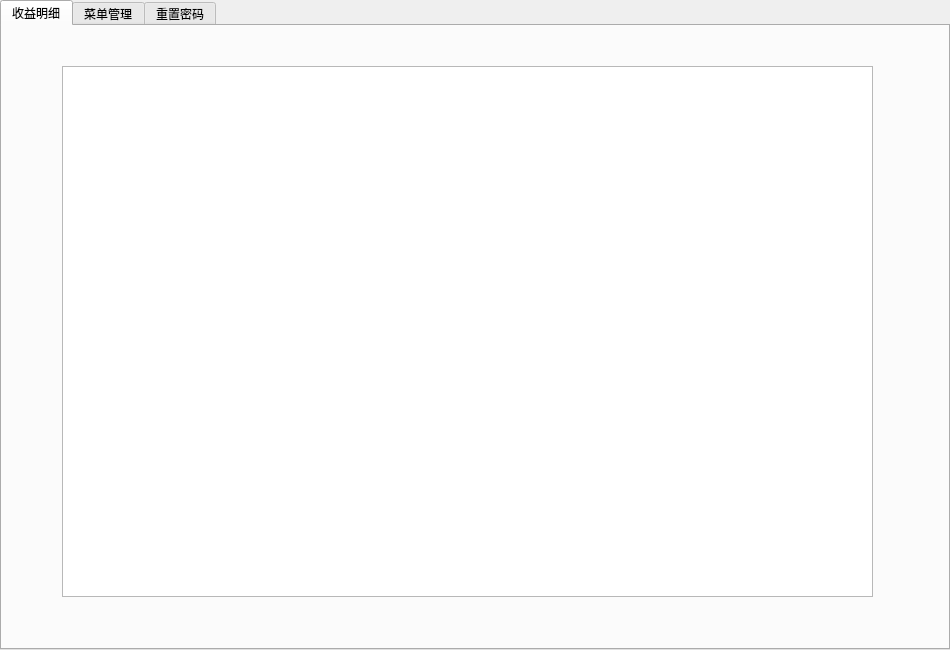
<?xml version="1.0" encoding="UTF-8"?>
<ui version="4.0">
 <class>ManagerInterfaceClass</class>
 <widget class="QWidget" name="ManagerInterfaceClass">
  <property name="geometry">
   <rect>
    <x>0</x>
    <y>0</y>
    <width>950</width>
    <height>650</height>
   </rect>
  </property>
  <property name="windowTitle">
   <string>ManagerInterface</string>
  </property>
  <widget class="QTabWidget" name="tabWidget">
   <property name="geometry">
    <rect>
     <x>0</x>
     <y>0</y>
     <width>950</width>
     <height>650</height>
    </rect>
   </property>
   <property name="styleSheet">
    <string notr="true">font: 700 12pt &quot;Microsoft New Tai Lue&quot;;</string>
   </property>
   <property name="tabShape">
    <enum>QTabWidget::TabShape::Rounded</enum>
   </property>
   <property name="currentIndex">
    <number>0</number>
   </property>
   <property name="movable">
    <bool>false</bool>
   </property>
   <widget class="QWidget" name="orderManager">
    <attribute name="title">
     <string>收益明细</string>
    </attribute>
    <widget class="QPlainTextEdit" name="displayOrder">
     <property name="geometry">
      <rect>
       <x>60</x>
       <y>40</y>
       <width>811</width>
       <height>531</height>
      </rect>
     </property>
    </widget>
   </widget>
   <widget class="QWidget" name="menuManager">
    <attribute name="title">
     <string>菜单管理</string>
    </attribute>
    <widget class="QGroupBox" name="g_allMenu">
     <property name="geometry">
      <rect>
       <x>0</x>
       <y>20</y>
       <width>501</width>
       <height>581</height>
      </rect>
     </property>
     <property name="title">
      <string>菜品列表</string>
     </property>
     <property name="alignment">
      <set>Qt::AlignmentFlag::AlignCenter</set>
     </property>
     <property name="flat">
      <bool>true</bool>
     </property>
     <widget class="QTableWidget" name="menuTable">
      <property name="geometry">
       <rect>
        <x>10</x>
        <y>70</y>
        <width>471</width>
        <height>501</height>
       </rect>
      </property>
      <property name="selectionMode">
       <enum>QAbstractItemView::SelectionMode::ExtendedSelection</enum>
      </property>
      <column>
       <property name="text">
        <string>菜名</string>
       </property>
      </column>
      <column>
       <property name="text">
        <string>类型</string>
       </property>
      </column>
      <column>
       <property name="text">
        <string>单价(元)</string>
       </property>
      </column>
      <column>
       <property name="text">
        <string>折扣(%)</string>
       </property>
      </column>
      <column>
       <property name="text">
        <string>图片路径</string>
       </property>
      </column>
     </widget>
     <widget class="QPushButton" name="deleteBut">
      <property name="geometry">
       <rect>
        <x>120</x>
        <y>40</y>
        <width>80</width>
        <height>24</height>
       </rect>
      </property>
      <property name="text">
       <string>删除</string>
      </property>
     </widget>
     <widget class="QPushButton" name="select">
      <property name="geometry">
       <rect>
        <x>10</x>
        <y>40</y>
        <width>80</width>
        <height>24</height>
       </rect>
      </property>
      <property name="text">
       <string>选择</string>
      </property>
     </widget>
     <widget class="QPushButton" name="save">
      <property name="geometry">
       <rect>
        <x>400</x>
        <y>40</y>
        <width>80</width>
        <height>24</height>
       </rect>
      </property>
      <property name="text">
       <string>保存</string>
      </property>
     </widget>
    </widget>
    <widget class="QGroupBox" name="g_addMenu">
     <property name="geometry">
      <rect>
       <x>520</x>
       <y>20</y>
       <width>401</width>
       <height>571</height>
      </rect>
     </property>
     <property name="title">
      <string>添加菜单</string>
     </property>
     <property name="alignment">
      <set>Qt::AlignmentFlag::AlignCenter</set>
     </property>
     <property name="flat">
      <bool>true</bool>
     </property>
     <widget class="QLabel" name="label_4">
      <property name="geometry">
       <rect>
        <x>41</x>
        <y>237</y>
        <width>59</width>
        <height>21</height>
       </rect>
      </property>
      <property name="text">
       <string>折扣(%)</string>
      </property>
     </widget>
     <widget class="QLineEdit" name="discount">
      <property name="geometry">
       <rect>
        <x>122</x>
        <y>230</y>
        <width>221</width>
        <height>29</height>
       </rect>
      </property>
      <property name="text">
       <string/>
      </property>
     </widget>
     <widget class="QLabel" name="label_10">
      <property name="geometry">
       <rect>
        <x>30</x>
        <y>370</y>
        <width>54</width>
        <height>31</height>
       </rect>
      </property>
      <property name="text">
       <string>图像</string>
      </property>
     </widget>
     <widget class="QLabel" name="image">
      <property name="geometry">
       <rect>
        <x>100</x>
        <y>300</y>
        <width>241</width>
        <height>151</height>
       </rect>
      </property>
      <property name="text">
       <string>NULL</string>
      </property>
     </widget>
     <widget class="QPushButton" name="clear">
      <property name="geometry">
       <rect>
        <x>50</x>
        <y>520</y>
        <width>80</width>
        <height>24</height>
       </rect>
      </property>
      <property name="text">
       <string>清空</string>
      </property>
     </widget>
     <widget class="QPushButton" name="commit">
      <property name="geometry">
       <rect>
        <x>270</x>
        <y>520</y>
        <width>80</width>
        <height>24</height>
       </rect>
      </property>
      <property name="text">
       <string>确认</string>
      </property>
     </widget>
     <widget class="QComboBox" name="type">
      <property name="geometry">
       <rect>
        <x>109</x>
        <y>119</y>
        <width>221</width>
        <height>24</height>
       </rect>
      </property>
      <item>
       <property name="text">
        <string>小吃</string>
       </property>
      </item>
      <item>
       <property name="text">
        <string>酒水</string>
       </property>
      </item>
      <item>
       <property name="text">
        <string>素菜</string>
       </property>
      </item>
      <item>
       <property name="text">
        <string>荤菜</string>
       </property>
      </item>
      <item>
       <property name="text">
        <string>海鲜</string>
       </property>
      </item>
      <item>
       <property name="text">
        <string>其他</string>
       </property>
      </item>
     </widget>
     <widget class="QLabel" name="label_2">
      <property name="geometry">
       <rect>
        <x>40</x>
        <y>119</y>
        <width>51</width>
        <height>21</height>
       </rect>
      </property>
      <property name="text">
       <string>&lt;html&gt;&lt;head/&gt;&lt;body&gt;&lt;p&gt;&lt;span style=&quot; font-size:14pt;&quot;&gt;类型&lt;/span&gt;&lt;/p&gt;&lt;/body&gt;&lt;/html&gt;</string>
      </property>
     </widget>
     <widget class="QWidget" name="layoutWidget">
      <property name="geometry">
       <rect>
        <x>40</x>
        <y>178</y>
        <width>311</width>
        <height>31</height>
       </rect>
      </property>
      <layout class="QHBoxLayout" name="horizontalLayout_2">
       <item>
        <widget class="QLabel" name="label_3">
         <property name="text">
          <string>单价(元)</string>
         </property>
        </widget>
       </item>
       <item>
        <spacer name="horizontalSpacer_2">
         <property name="orientation">
          <enum>Qt::Orientation::Horizontal</enum>
         </property>
         <property name="sizeType">
          <enum>QSizePolicy::Policy::Preferred</enum>
         </property>
         <property name="sizeHint" stdset="0">
          <size>
           <width>10</width>
           <height>20</height>
          </size>
         </property>
        </spacer>
       </item>
       <item>
        <widget class="QLineEdit" name="price"/>
       </item>
       <item>
        <spacer name="horizontalSpacer_8">
         <property name="orientation">
          <enum>Qt::Orientation::Horizontal</enum>
         </property>
         <property name="sizeType">
          <enum>QSizePolicy::Policy::Preferred</enum>
         </property>
         <property name="sizeHint" stdset="0">
          <size>
           <width>10</width>
           <height>20</height>
          </size>
         </property>
        </spacer>
       </item>
      </layout>
     </widget>
     <widget class="QWidget" name="layoutWidget">
      <property name="geometry">
       <rect>
        <x>40</x>
        <y>60</y>
        <width>291</width>
        <height>31</height>
       </rect>
      </property>
      <layout class="QHBoxLayout" name="horizontalLayout_4">
       <item>
        <widget class="QLabel" name="label">
         <property name="text">
          <string>&lt;html&gt;&lt;head/&gt;&lt;body&gt;&lt;p&gt;&lt;span style=&quot; font-size:14pt;&quot;&gt;菜名&lt;/span&gt;&lt;/p&gt;&lt;/body&gt;&lt;/html&gt;</string>
         </property>
        </widget>
       </item>
       <item>
        <spacer name="horizontalSpacer_5">
         <property name="orientation">
          <enum>Qt::Orientation::Horizontal</enum>
         </property>
         <property name="sizeType">
          <enum>QSizePolicy::Policy::Maximum</enum>
         </property>
         <property name="sizeHint" stdset="0">
          <size>
           <width>20</width>
           <height>20</height>
          </size>
         </property>
        </spacer>
       </item>
       <item>
        <widget class="QLineEdit" name="menuName"/>
       </item>
      </layout>
     </widget>
     <widget class="QPushButton" name="openfile">
      <property name="geometry">
       <rect>
        <x>270</x>
        <y>480</y>
        <width>80</width>
        <height>24</height>
       </rect>
      </property>
      <property name="text">
       <string>打开文件</string>
      </property>
     </widget>
    </widget>
   </widget>
   <widget class="QWidget" name="ResetPasswords">
    <attribute name="title">
     <string>重置密码</string>
    </attribute>
    <widget class="QGroupBox" name="groupBox">
     <property name="geometry">
      <rect>
       <x>190</x>
       <y>80</y>
       <width>571</width>
       <height>411</height>
      </rect>
     </property>
     <property name="title">
      <string/>
     </property>
     <property name="flat">
      <bool>true</bool>
     </property>
     <widget class="QLineEdit" name="UserName">
      <property name="geometry">
       <rect>
        <x>220</x>
        <y>130</y>
        <width>151</width>
        <height>23</height>
       </rect>
      </property>
     </widget>
     <widget class="QPushButton" name="Back">
      <property name="geometry">
       <rect>
        <x>320</x>
        <y>263</y>
        <width>80</width>
        <height>31</height>
       </rect>
      </property>
      <property name="text">
       <string>清空</string>
      </property>
     </widget>
     <widget class="QLabel" name="label_5">
      <property name="geometry">
       <rect>
        <x>150</x>
        <y>130</y>
        <width>60</width>
        <height>21</height>
       </rect>
      </property>
      <property name="text">
       <string>&lt;html&gt;&lt;head/&gt;&lt;body&gt;&lt;p align=&quot;center&quot;&gt;&lt;span style=&quot; font-size:12pt;&quot;&gt;用户名&lt;/span&gt;&lt;/p&gt;&lt;/body&gt;&lt;/html&gt;</string>
      </property>
     </widget>
     <widget class="QLabel" name="label_6">
      <property name="geometry">
       <rect>
        <x>150</x>
        <y>170</y>
        <width>60</width>
        <height>21</height>
       </rect>
      </property>
      <property name="text">
       <string>&lt;html&gt;&lt;head/&gt;&lt;body&gt;&lt;p align=&quot;center&quot;&gt;&lt;span style=&quot; font-size:12pt;&quot;&gt;密码&lt;/span&gt;&lt;/p&gt;&lt;/body&gt;&lt;/html&gt;</string>
      </property>
     </widget>
     <widget class="QPushButton" name="YES">
      <property name="geometry">
       <rect>
        <x>170</x>
        <y>263</y>
        <width>80</width>
        <height>31</height>
       </rect>
      </property>
      <property name="text">
       <string>确定</string>
      </property>
     </widget>
     <widget class="QLabel" name="label_8">
      <property name="geometry">
       <rect>
        <x>220</x>
        <y>70</y>
        <width>121</width>
        <height>41</height>
       </rect>
      </property>
      <property name="text">
       <string>&lt;html&gt;&lt;head/&gt;&lt;body&gt;&lt;p align=&quot;center&quot;&gt;&lt;span style=&quot; font-size:20pt;&quot;&gt;重置界面&lt;/span&gt;&lt;/p&gt;&lt;/body&gt;&lt;/html&gt;</string>
      </property>
     </widget>
     <widget class="QLineEdit" name="Password">
      <property name="geometry">
       <rect>
        <x>220</x>
        <y>170</y>
        <width>151</width>
        <height>23</height>
       </rect>
      </property>
     </widget>
     <widget class="QLabel" name="label_7">
      <property name="geometry">
       <rect>
        <x>142</x>
        <y>210</y>
        <width>71</width>
        <height>21</height>
       </rect>
      </property>
      <property name="text">
       <string>&lt;html&gt;&lt;head/&gt;&lt;body&gt;&lt;p align=&quot;center&quot;&gt;&lt;span style=&quot; font-size:12pt;&quot;&gt;再次输入&lt;/span&gt;&lt;/p&gt;&lt;/body&gt;&lt;/html&gt;</string>
      </property>
     </widget>
     <widget class="QLineEdit" name="Checking">
      <property name="geometry">
       <rect>
        <x>220</x>
        <y>210</y>
        <width>151</width>
        <height>23</height>
       </rect>
      </property>
     </widget>
     <widget class="QLabel" name="display">
      <property name="geometry">
       <rect>
        <x>283</x>
        <y>240</y>
        <width>81</width>
        <height>16</height>
       </rect>
      </property>
      <property name="text">
       <string/>
      </property>
     </widget>
    </widget>
   </widget>
  </widget>
 </widget>
 <layoutdefault spacing="6" margin="11"/>
 <resources/>
 <connections/>
</ui>
